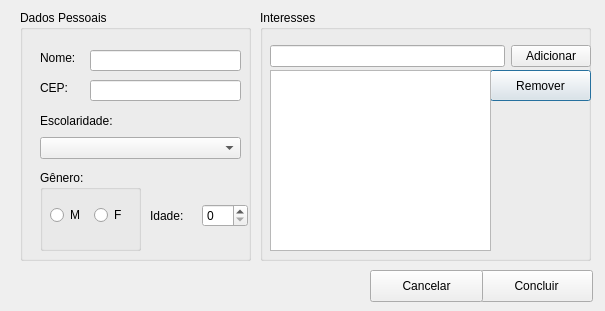
<?xml version="1.0" encoding="UTF-8"?>
<ui version="4.0">
 <class>EditarPerfil</class>
 <widget class="QDialog" name="EditarPerfil">
  <property name="geometry">
   <rect>
    <x>0</x>
    <y>0</y>
    <width>605</width>
    <height>311</height>
   </rect>
  </property>
  <property name="windowTitle">
   <string>Editar Perfil do Usuário</string>
  </property>
  <widget class="QGroupBox" name="groupBox">
   <property name="geometry">
    <rect>
     <x>20</x>
     <y>10</y>
     <width>231</width>
     <height>251</height>
    </rect>
   </property>
   <property name="title">
    <string>Dados Pessoais</string>
   </property>
   <widget class="QLabel" name="label_5">
    <property name="geometry">
     <rect>
      <x>20</x>
      <y>70</y>
      <width>59</width>
      <height>16</height>
     </rect>
    </property>
    <property name="minimumSize">
     <size>
      <width>59</width>
      <height>0</height>
     </size>
    </property>
    <property name="text">
     <string>CEP:</string>
    </property>
   </widget>
   <widget class="QGroupBox" name="groupBox_2">
    <property name="geometry">
     <rect>
      <x>20</x>
      <y>160</y>
      <width>101</width>
      <height>81</height>
     </rect>
    </property>
    <property name="title">
     <string>Gênero:</string>
    </property>
    <widget class="QWidget" name="layoutWidget">
     <property name="geometry">
      <rect>
       <x>10</x>
       <y>30</y>
       <width>81</width>
       <height>31</height>
      </rect>
     </property>
     <layout class="QHBoxLayout" name="horizontalLayout">
      <item>
       <widget class="QRadioButton" name="radioButtonM">
        <property name="text">
         <string>M</string>
        </property>
       </widget>
      </item>
      <item>
       <widget class="QRadioButton" name="radioButtonF">
        <property name="text">
         <string>F</string>
        </property>
       </widget>
      </item>
     </layout>
    </widget>
   </widget>
   <widget class="QLineEdit" name="lineEditCEP">
    <property name="geometry">
     <rect>
      <x>70</x>
      <y>70</y>
      <width>151</width>
      <height>21</height>
     </rect>
    </property>
    <property name="minimumSize">
     <size>
      <width>113</width>
      <height>0</height>
     </size>
    </property>
   </widget>
   <widget class="QLabel" name="label">
    <property name="geometry">
     <rect>
      <x>20</x>
      <y>40</y>
      <width>59</width>
      <height>16</height>
     </rect>
    </property>
    <property name="text">
     <string>Nome:</string>
    </property>
   </widget>
   <widget class="QLineEdit" name="lineEditNome">
    <property name="geometry">
     <rect>
      <x>70</x>
      <y>40</y>
      <width>151</width>
      <height>21</height>
     </rect>
    </property>
   </widget>
   <widget class="QWidget" name="layoutWidget">
    <property name="geometry">
     <rect>
      <x>130</x>
      <y>190</y>
      <width>98</width>
      <height>31</height>
     </rect>
    </property>
    <layout class="QHBoxLayout" name="horizontalLayout_2">
     <item>
      <widget class="QLabel" name="label_3">
       <property name="text">
        <string>Idade:</string>
       </property>
      </widget>
     </item>
     <item>
      <widget class="QSpinBox" name="spinBoxIdade"/>
     </item>
    </layout>
   </widget>
   <widget class="QWidget" name="layoutWidget">
    <property name="geometry">
     <rect>
      <x>20</x>
      <y>100</y>
      <width>201</width>
      <height>49</height>
     </rect>
    </property>
    <layout class="QVBoxLayout" name="verticalLayout">
     <item>
      <widget class="QLabel" name="label_4">
       <property name="text">
        <string>Escolaridade:</string>
       </property>
      </widget>
     </item>
     <item>
      <widget class="QComboBox" name="comboBoxEscolaridade"/>
     </item>
    </layout>
   </widget>
   <zorder>layoutWidget</zorder>
   <zorder>label_5</zorder>
   <zorder>groupBox_2</zorder>
   <zorder>lineEditCEP</zorder>
   <zorder>label</zorder>
   <zorder>lineEditNome</zorder>
   <zorder>layoutWidget</zorder>
  </widget>
  <widget class="QGroupBox" name="groupBox_3">
   <property name="geometry">
    <rect>
     <x>260</x>
     <y>10</y>
     <width>331</width>
     <height>251</height>
    </rect>
   </property>
   <property name="title">
    <string>Interesses</string>
   </property>
   <widget class="QPushButton" name="pushButton_3">
    <property name="geometry">
     <rect>
      <x>230</x>
      <y>60</y>
      <width>101</width>
      <height>31</height>
     </rect>
    </property>
    <property name="text">
     <string>Remover</string>
    </property>
   </widget>
   <widget class="QWidget" name="layoutWidget">
    <property name="geometry">
     <rect>
      <x>10</x>
      <y>30</y>
      <width>321</width>
      <height>33</height>
     </rect>
    </property>
    <layout class="QHBoxLayout" name="horizontalLayout_3">
     <item>
      <widget class="QLineEdit" name="lineEditInteresse"/>
     </item>
     <item>
      <widget class="QPushButton" name="pushButton_2">
       <property name="text">
        <string>Adicionar</string>
       </property>
      </widget>
     </item>
    </layout>
   </widget>
   <widget class="QListWidget" name="listWidgetInteresses">
    <property name="geometry">
     <rect>
      <x>10</x>
      <y>60</y>
      <width>221</width>
      <height>181</height>
     </rect>
    </property>
   </widget>
  </widget>
  <widget class="QPushButton" name="pushButtonAdicionar">
   <property name="geometry">
    <rect>
     <x>480</x>
     <y>270</y>
     <width>113</width>
     <height>32</height>
    </rect>
   </property>
   <property name="text">
    <string>Concluir</string>
   </property>
  </widget>
  <widget class="QPushButton" name="pushButton_4">
   <property name="geometry">
    <rect>
     <x>370</x>
     <y>270</y>
     <width>113</width>
     <height>32</height>
    </rect>
   </property>
   <property name="text">
    <string>Cancelar</string>
   </property>
  </widget>
 </widget>
 <resources/>
 <connections>
  <connection>
   <sender>pushButton_4</sender>
   <signal>clicked()</signal>
   <receiver>EditarPerfil</receiver>
   <slot>close()</slot>
   <hints>
    <hint type="sourcelabel">
     <x>394</x>
     <y>286</y>
    </hint>
    <hint type="destinationlabel">
     <x>290</x>
     <y>274</y>
    </hint>
   </hints>
  </connection>
 </connections>
</ui>
